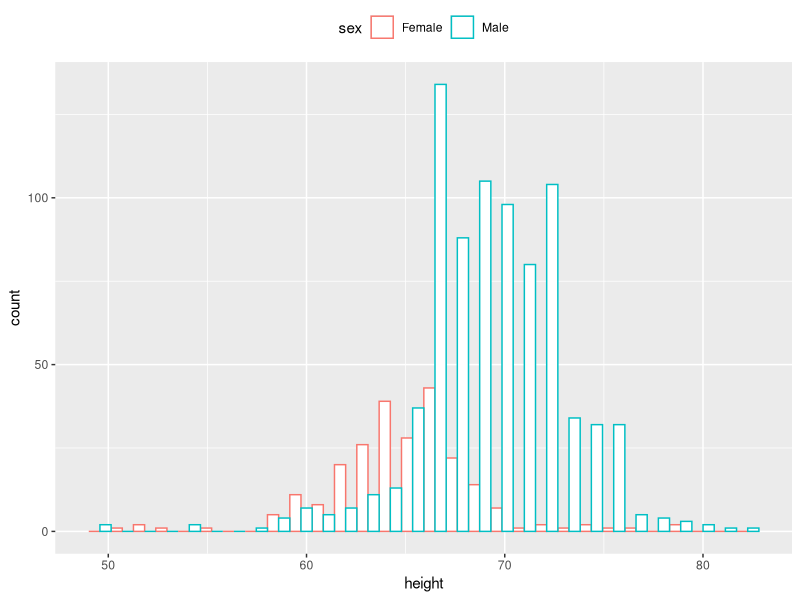
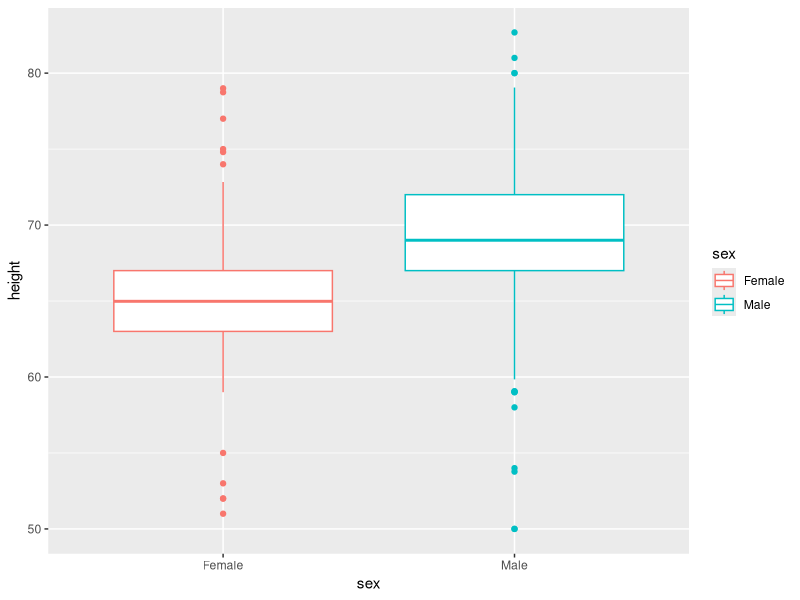

Recreate these plots in R, in order. (Note: this script raises an error after producing the figures.)
## ---- chunk 1
#load data
library(dslabs)
library(tidyverse)
data(heights) 

m <- filter(heights, sex == 'Male')
f <- filter(heights, sex == 'Female')
## ---- chunk 2
#see the distribution

ggplot(heights, aes(x=height, color=sex)) +
  geom_histogram(fill="white", position="dodge")+
  theme(legend.position="top")

ggplot(heights, aes(x = sex, y = height)) +
  geom_boxplot(aes(color = sex))

mean(m$height)
sd(m$height)

mean(f$height)
sd(f$height)
## ---- chunk 3
#pick a female by random

f_s <- sample(f$height, 1)
mean(f$height <= 61)
## ---- chunk 4
#create a random variable
N <- 1000

set.seed(1)
dollars <- function(n){
  x <- sample(c(15,-1), n, replace = TRUE, prob = c(3/38,35/38))
  sum(x)
}

dollars(N)

#expected value
15*(3/38) - 35/38 

#standard error
sqrt(N)*16*sqrt(3/38*35/38)
## ---- chunk 5
#create a Monte Carlo simulation
N <- 1000
B <- 1000

set.seed(1)
dollars <- function(n){
  x <- sample(c(15,-1), n, replace = TRUE, prob = c(3/38,35/38))
  sum(x)
}

S <- replicate(B, dollars(N))

#expected value of Monte Carlo simulation
mean(S)
## ---- chunk 6
#create a Monte Carlo simulation
p <- 0.45 

set.seed(1)
Mon <- function(n){
  x <- sample(c(1,-1), n, replace = TRUE, prob = c(p,1-p))
  sum(x)
}

m1 <- replicate(100, Mon(10))
m2 <- replicate(100, Mon(1000))
m3 <- replicate(10000, Mon(10))
m4 <- replicate(10000, Mon(1000))

library(plyr)
M1 <- as.data.frame(m1) %>% mutate(n = seq(1,nrow(M1)))
M2 <- as.data.frame(m2) %>% mutate(n = seq(1,nrow(M2)))
M3 <- as.data.frame(m3) %>% mutate(n = seq(1,nrow(M3)))
M4 <- as.data.frame(m4) %>% mutate(n = seq(1,nrow(M4)))

M1 %>% ggplot(aes(m1, n))+
  geom_point()+
  coord_flip()
M2 %>% ggplot(aes(m2, n))+
  geom_point()+
  coord_flip()
M3 %>% ggplot(aes(m3, n))+
  geom_point()+
  coord_flip()
M4 %>% ggplot(aes(m4, n))+
  geom_point()+
  coord_flip()

M1 %>% ggplot(aes(m1, n))+
  geom_boxplot()+
  coord_flip()
M2 %>% ggplot(aes(m2, n))+
  geom_boxplot()+
  coord_flip()
M3 %>% ggplot(aes(m3, n))+
 geom_boxplot()+
  coord_flip()
M4 %>% ggplot(aes(m4, n))+
  geom_boxplot()+
  coord_flip()

mean(M1$m1)
sd(M1$m1)
mean(M2$m2)
sd(M2$m2)
mean(M3$m3)
sd(M3$m3)
mean(M4$m4)
sd(M4$m4)
